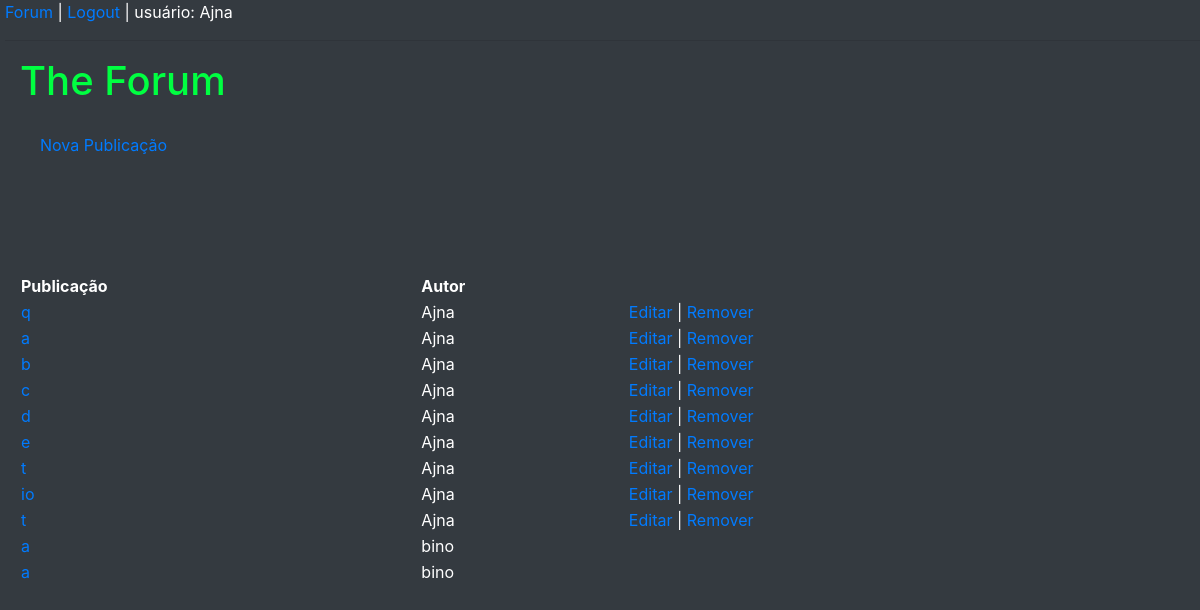
The page /forum/lista/ (signed in) on the database its author committed.
### forum/models.py (models this page shows, shortened)
class Publicacao(models.Model):
    id = models.AutoField(primary_key=True)
    titulo = models.CharField(
    max_length=100, help_text='Entre com o título:')
    texto = models.CharField(
    max_length=10000, help_text='Digite o texto da publicação:')
    autor = models.ForeignKey(User, on_delete=models.CASCADE,default=None, null=True)
    data_publicacao = models.DateTimeField(auto_now_add=True, blank=True, null=True)

### forum/views.py (the view)
# urls.py: path('lista/', views.PublicacaoListView.as_view(),
class PublicacaoListView(View):
    def get(self, request, *args, **kwargs):
        publicacoes = Publicacao.objects.all()
        contexto = { 'publicacoes': publicacoes, 'user':request.user}
        return render(
                request,
                'listaPublicacoes.html',
                contexto)

### forum/templates/listaPublicacoes.html (shortened to what this page needs)
{% load static %}
<!DOCTYPE html>
<html>
<head>
    <link rel="stylesheet" href="{% static 'forum/css/estilo.css' %}">
    <link rel="stylesheet" href="https://maxcdn.bootstrapcdn.com/bootstrap/4.5.2/css/bootstrap.min.css">
</head>
<body class="bg-dark" style="margin-left: 5px;">
    {% include 'links.html' %}
    <div class="d-flex flex-column justify-content-center justify-items-center" style="margin-left: 15px;">
        <h1 style="color: #00FF41;"> The Forum </h1>
        <a href="{% url 'forum:cria-publicacao' %}" style="margin: 20px; ">
            Nova Publicação
        </a>
        <br> <br> <br> <br>
        <table>
            <tr>
                <th style="color: white;">Publicação</th>
                <th style="color: white;">Autor</th>
                <th></th>
            </tr>
            {% if publicacoes %}
            {% for publicacao in publicacoes %}
            <tr>
                <td>
                    <a href="{% url 'forum:ve-publicacao' pk=publicacao.id %}">{{ publicacao.titulo }}</a>
                </td>
                <td style="color: white;">{{ publicacao.autor }}</td>
                {% if publicacao.autor.username == user.username %}
                <td>
                    <a href="{% url 'forum:atualiza-publicacao' pk=publicacao.id %}">Editar</a>
                    <a style="color: white;"> |</a>
                    <a href="{% url 'forum:apaga-publicacao' pk=publicacao.id %}">Remover</a>
                </td>
                {% else %}
                <td>
                </td>
                {% endif %}
            </tr>
            {% empty %}
            <tr>
                <th style="color: white;" colspan="5">Ninguém publicou ainda.</th>
            </tr>
            {% endfor %}
            {% else %}
            <tr>
                <th style="color: white;" colspan="5">Ninguém publicou ainda.</th>
            </tr>
            {% endif %}
        </table>
    </div>
</body>
</html>

### forum/templates/links.html
{% load static %}
    <a href="{% url 'forum:lista-publicacoes' %}">
    Forum</a>
    <a style="color: white;">|</a>
    {% if user.username  %}
    <a href="{% url 'sec-logout' %}">
        Logout</a>
    {% else %}
    <a href="{% url 'sec-login' %}">
        Login</a>
    {% endif %}
    <a style="color: white;">
        |  usuário: {% firstof user.username "visitante" %}
    </a>
    <hr>

### rows shown on the page
Publicacao: titulo "q", autor "Ajna", shows "Editar"
Publicacao: titulo "a", autor "Ajna", shows "Editar"
Publicacao: titulo "b", autor "Ajna", shows "Editar"
Publicacao: titulo "c", autor "Ajna", shows "Editar"
Publicacao: titulo "d", autor "Ajna", shows "Editar"
Publicacao: titulo "e", autor "Ajna", shows "Editar"
Publicacao: titulo "t", autor "Ajna", shows "Editar"
Publicacao: titulo "io", autor "Ajna", shows "Editar"
Publicacao: titulo "t", autor "Ajna", shows "Editar"
Publicacao: titulo "a", autor "bino"
Publicacao: titulo "a", autor "bino"
